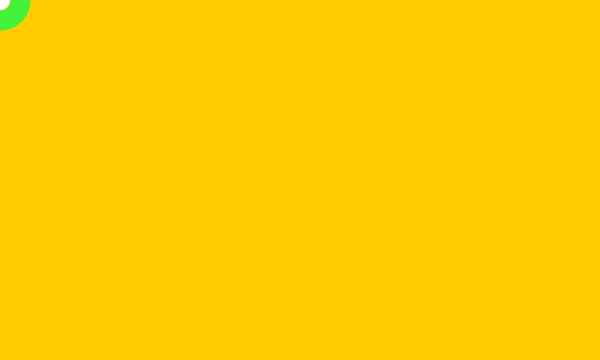
Frame 1 (no input)
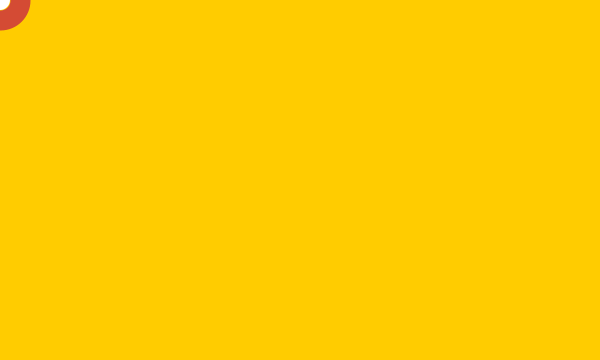
Frame 60 (the mouse pressed at the canvas centre just before this capture)
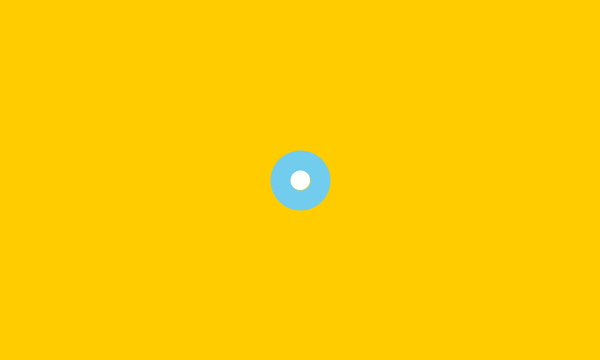
Frame 120 (the mouse held since frame 60 and released just before this capture)

The Processing sketch that drew these frames (run headless with seeded random() and noise(); from frame 60 on, the mouse is pressed at the canvas centre):

// Processing sketch: processing_108194
// ── processing_108194.pde

float x = 100;
float y = 100;
float angle1 = 0.0;
float segLength = 0;

void setup() {
  size(600, 360);
  strokeWeight(40.0);
  stroke(100, 100);
}

void draw() {
  background(255, 204, 0);
  
  float dx = mouseX - x;
  float dy = mouseY - y;
  angle1 = atan2(dy, dx);  
  x = mouseX - (cos(angle1) * segLength);
  y = mouseY - (sin(angle1) * segLength);
 int r = int(random(50));
  segment(x, y, angle1); 
  //stroke(220);
  stroke(random(255), random(255), random(255));
  ellipse(x, y, 20, 20);
}

void segment(float x, float y, float a) {
  pushMatrix();
  translate(x, y);
  rotate(a);
  //line(0, 0, segLength, 0);
  popMatrix();
}
